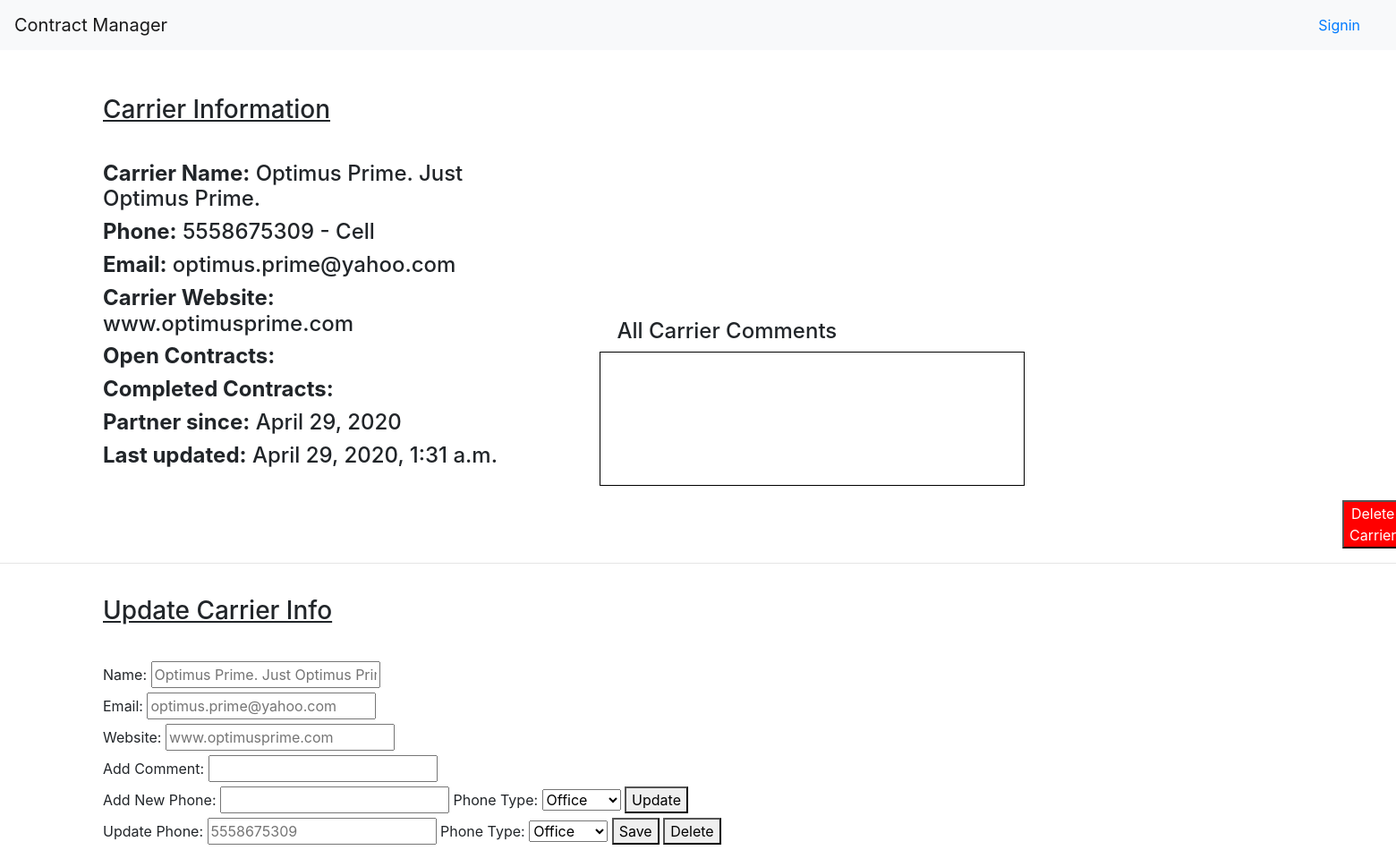
Page /dashboard/carrier/3 on the committed database.
### manager_app/models.py (models this page shows)
class Carrier(models.Model):
    archived= models.BooleanField(default=False)
    name= models.CharField(max_length=255)
    website= models.CharField(max_length=255, null=True)
    address=models.OneToOneField(Address, related_name="carrier_address", on_delete=models.CASCADE, null=True)
    completed_contracts= models.IntegerField(default=0)
    open_contracts= models.IntegerField(default=0)
    email= models.CharField(max_length=255)
    created_at= models.DateTimeField(auto_now_add=True)
    updated_at= models.DateTimeField(auto_now=True)

class PhoneNumber(models.Model):
    number_type= models.CharField(max_length= 255)
    number= models.CharField(max_length=30)
    customer= models.ForeignKey(Customer, related_name='phone_numbers', on_delete=models.CASCADE, blank= True, null= True)
    carrier= models.ForeignKey(Carrier, related_name= 'phone_numbers', on_delete=models.CASCADE, blank= True, null= True)
    created_at= models.DateTimeField(auto_now_add=True)
    updated_at= models.DateTimeField(auto_now=True)

### manager_app/views.py (the view)
# urls.py: path("/carrier/<int:carrier_id>", views.carrier),
def carrier(request, carrier_id):
    the_carrier = models.Carrier.objects.get(id=carrier_id)
    context={
        'carrier' : the_carrier,
    }
    return render(request, 'carrier.html', context)

### manager_app/templates/carrier.html (shortened to what this page needs)
<!DOCTYPE html>
<html lang="en">
<head>
    {% load static %}
    <link rel="stylesheet" type="text/css" href="{% static 'bootstrap.css' %}">
</head>
<body>
    <nav class="navbar navbar-expand-md navbar-light bg-light">
        <a class="navbar-brand" href="/">Contract Manager</a>
        <div class="collapse navbar-collapse" id="navbarSupportedContent">
        {% if request.session.user_id == None %}
            <a class="navbar-nav mr-auto nav-link disabled" href="/users"></a>
            <a class="navbar-nav mr-lg-2 nav-link" href="/login">Signin</a>
        {% else %}
            <a class="navbar-nav mr-auto nav-link" href="#"></a>
            <a class="navbar-nav mr-sm-0 nav-link" href="#">{{user.first_name}} {{user.last_name}} (admin)</a>
            <a class="navbar-nav mr-sm-0 nav-link" href="/logout">Logoff</a>
        {% endif %}
        </div>
    </nav>
    <div class='container' id=info>
        <h3>Carrier Information</h3>
        <h4><strong>Carrier Name:</strong> {{ carrier.name }} </h4>
                                {% for x in carrier.phone_numbers.all %}
        <h4><strong>Phone:</strong> {{ x.number }} - {{ x.number_type }}</h4>
                                                {% endfor %}
        <h4><strong>Email:</strong> {{ carrier.email }}</h4>
        <h4><strong>Carrier Website:</strong> {{ carrier.website}}</h4>
        <h4><strong>Open Contracts:</strong> {{ open_count }}</h4>
        <h4><strong>Completed Contracts:</strong> {{ closed_count }}</h4>
        <h4><strong>Partner since:</strong> {{ carrier.created_at.date }} </h4>
        <h4><strong>Last updated:</strong> {{ carrier.updated_at }}</h4>
    </div>
    <div class="container" id='comment_box'>
        <h4 id='title'>All Carrier Comments</h4>
        <ul id='list'>
        </ul>
    </div>
    <form action="/dashboard/delete_carrier/{{ carrier.id }}">
        <button id='delete'>Delete Carrier</button>
    </form>
    <hr>
    <div class='container' id=update>
        <h3>Update Carrier Info</h3>
        <form action="/dashboard/update_carrier" method="POST">
            <label for="name">Name:</label>
            <input type="text" name='name' placeholder='{{ carrier.name }}'>
            <br>
            <label for="email">Email:</label>
            <input type="text" name='email' placeholder='{{ carrier.email }}'>
            <br>
            <label for="website">Website:</label>
            <input type="text" name='website' placeholder='{{ carrier.website }}'>
            <br>
            <label for="comment">Add Comment:</label>
            <input type="text" name='comment'>
            <br>
            <label for="add_number">Add New Phone:</label>
            <input type="text" name='new_phone'>
            <label for="new_type">Phone Type:</label>
            <select name="new_type">
                <option value="office">Office</option>
            </select>
            <button>Update</button> <br>
        </form>
        {% for x in carrier.phone_numbers.all %}
        <form action="/dashboard/update_carrier_phone" method="POST">
            <label for="phonenumber">Update Phone:</label>
            <input type="text" name= 'phonenumber' placeholder='{{ x.number }}'>
            <label for="phone_type">Phone Type:</label>
            <select name="phone_type">
                <option value="office">Office</option>
            </select>
            <button>Save</button>
            <button>Delete</button>
        </form>
        {% endfor %}
    </div>
</body>
</html>

### manager_app/templates/carrier.html (style rules this page uses)
#info { margin-top: 50px; margin-left: 100px; display: inline-block; width: 500px; }
#update { margin-top: 20px; margin-left: 100px; display: inline-block; margin-bottom: 20px; }
h3 { text-decoration: underline; margin-bottom: 40px; }
#title { display: inline-block; margin-left: 20px; }
#comment_box { display: inline-block; vertical-align: top; width: 40%; margin-top: 300px; margin-left: 50px; }
#list { border: 1px solid black; height: 150px; width: 80%; overflow: auto; }
#delete { margin-left: 1500px; background-color: red; color: white; }

### rows in the picture
Carrier: name "Optimus Prime. Just Optimus Prime.", email "optimus.prime@yahoo.com", website "www.optimusprime.com", created_at "April 29, 2020", updated_at "April 29, 2020, 1:31 a.m."
PhoneNumber: number "5558675309", number_type "Cell", phonenumber "5558675309"
